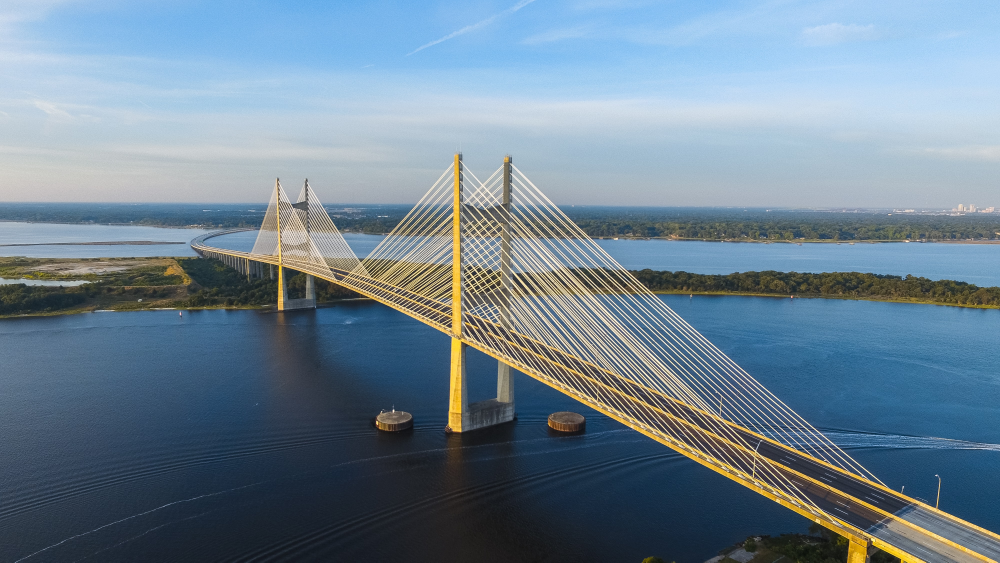
#> input picture bridge.jpg, 4000 x 2250 px (shown at 1/4 size)
$ python test1.py
#> lines starting #> are read from the running program, lines starting #| are printed output that depends on the picture
### src/split_image/split.py
#!/usr/bin/env python
import argparse
import os
import re
from collections import Counter

from PIL import Image


def conditional_print(condition:bool, value, end=None):
    if not condition: return
    print(value, end=end)

def square_image(im: Image, should_quiet=False):
    im_width, im_height = im.size
    mode = im.mode
    min_dimension = min(im_width, im_height)
    max_dimension = max(im_width, im_height)
    conditional_print(not should_quiet, "Resizing image to a square...")
    conditional_print(not should_quiet, "Determining background color...")
    bg_color = determine_bg_color(im)
    conditional_print(not should_quiet, "Background color is... " + str(bg_color))
    im_r = Image.new(
        mode = mode,
        size = (max_dimension, max_dimension),
        color = bg_color
        )
    offset = int((max_dimension - min_dimension) / 2)
    if im_width > im_height:
        im_r.paste(im, (0, offset))
    else:
        im_r.paste(im, (offset, 0))
    return im_r

def extract_tiles(im: Image, col_width: int, row_height: int):
    im_width, im_height = im.size
    cols = im_width / col_width
    rows = im_height / row_height
    if not cols.is_integer(): raise ValueError("column width must be a factor of the total image width")
    if not rows.is_integer(): raise ValueError("row height must be a factor of the total image height")
    rows, cols = int(rows), int(cols)
    outputs = []
    for i in range(0, rows):
        for j in range(0, cols):
            box = (j * col_width, i * row_height, j * col_width +
                   col_width, i * row_height + row_height)
            outputs.append(im.crop(box))
    return outputs

def get_save_params(im, ext):
    """Return extra keyword arguments to preserve the original image's compression quality."""
    params = {}
    if ext.lower() in ('.jpg', '.jpeg'):
        qtables = getattr(im, 'quantization', None)
        if qtables:
            params['qtables'] = qtables
            subsampling = im.info.get('subsampling', -1)
            params['subsampling'] = subsampling
    return params

def split_image(image_path, rows, cols, should_square, should_cleanup, should_quiet=False, output_dir=None):
#> called with image_path = 'bridge.jpg', rows = 2, cols = 2, should_square = True, should_cleanup = False, should_quiet = False
    im = Image.open(image_path)
#> im is the input picture: PIL image 4000x2250 RGB; mean R, G, B 110.6, 131.1, 146.6
    im_width, im_height = im.size
#> im_width = 4000; im_height = 2250
    col_width = int(im_width / cols)
#> col_width = 2000
    row_height = int(im_height / rows)
#> row_height = 1125
    name, ext = os.path.splitext(image_path)
    name = os.path.basename(name)
    if output_dir != None:
        os.makedirs(output_dir, exist_ok=True)
    else:
        output_dir = "./"
    save_params = get_save_params(im, ext)
#> in get_save_params, `qtables = getattr(im, 'quantization', None)`: qtables = 2 items
#> in get_save_params, `subsampling = im.info.get('subsampling', -1)`: subsampling = -1
#> save_params = 2 items
    if should_square:
        im_r = square_image(im, should_quiet)
#> after the loop in determine_bg_color, `for crop_box in [`: edges = 1796000 items
#> in square_image, `bg_color = determine_bg_color(im)`: bg_color = (25, 33, 44, 255)
#> in square_image, `im_r = Image.new( mode = mode, size = (max_dimension, max_dimension), ..`:
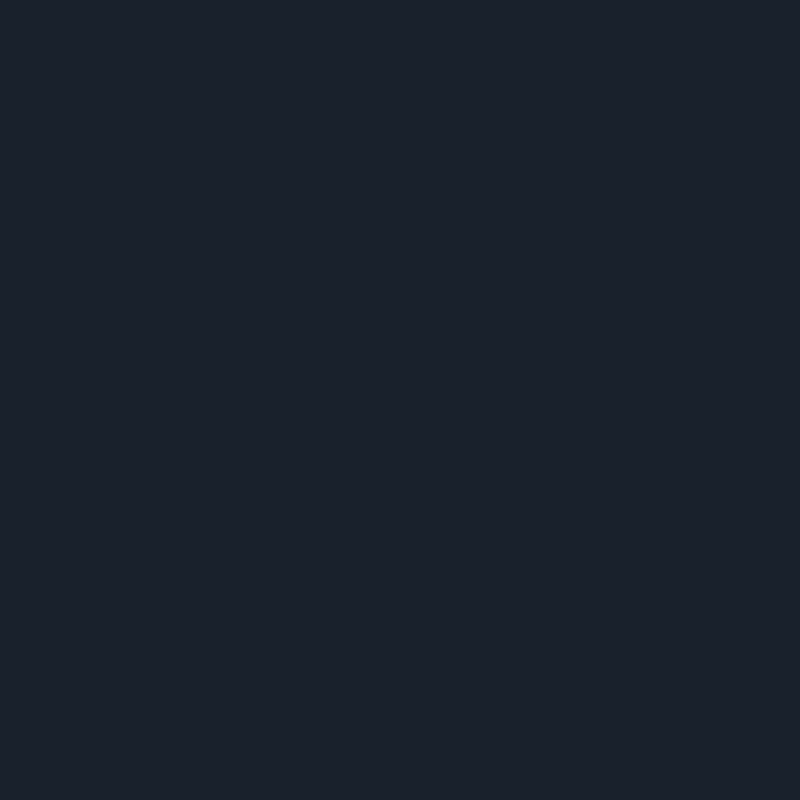
#> im_r: PIL image 4000x4000 RGB (shown at 1/5 size); mean R, G, B 25, 33, 44
#> in square_image, `im_r.paste(im, (0, offset))`:
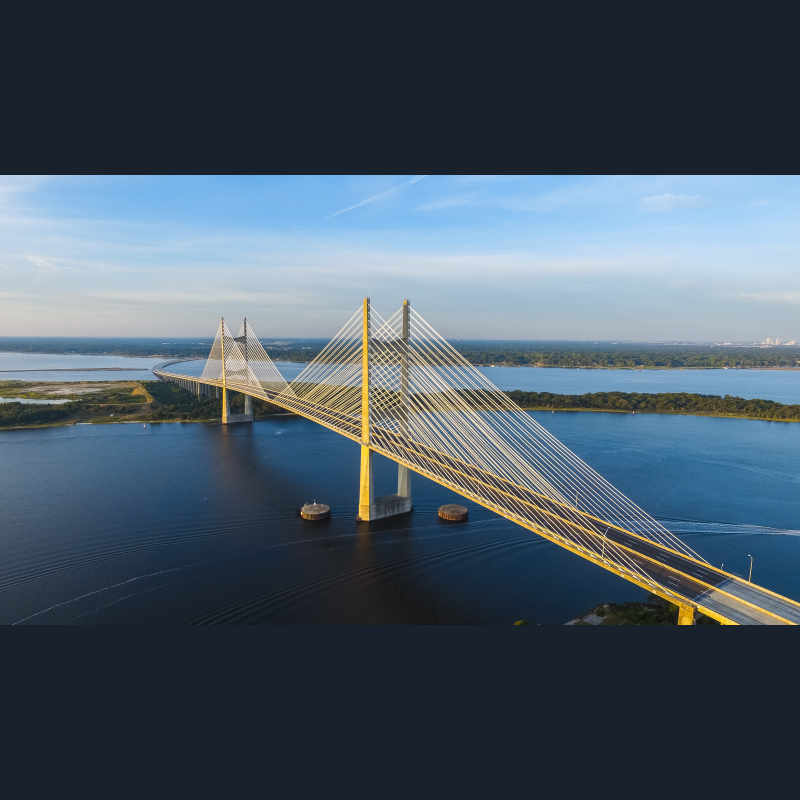
#> im_r: PIL image 4000x4000 RGB (shown at 1/5 size); mean R, G, B 73.2, 88.2, 101.7
        conditional_print(not should_quiet, "Exporting resized image...")
        outp_path = name + "_squared" + ext
        outp_path = os.path.join(output_dir, outp_path)
        im_r.save(outp_path, **save_params) # intermediary file output
        im = im_r
        col_width = int(im.size[0] / cols)
        row_height = int(im.size[1] / rows)
#> row_height = 2000

    outputs = extract_tiles(im, col_width, row_height)
#> after the loop in extract_tiles, `for i in range(0, rows):`: outputs = 4 items
#> outputs = 4 items

    for n, item in enumerate(outputs):
        outp_path = name + "_" + str(n) + ext
        outp_path = os.path.join(output_dir, outp_path)
        conditional_print(not should_quiet, "Exporting image tile: " + outp_path)
        item.save(outp_path, **save_params) # final file outputs
#> this loop made 4 passes
#> outp_path on passes 1 to 4: 'bridge_0.jpg', 'bridge_1.jpg', 'bridge_2.jpg', 'bridge_3.jpg'
#| Exporting image tile: ./bridge_0.jpg
#| Exporting image tile: ./bridge_1.jpg
#| Exporting image tile: ./bridge_2.jpg
#| Exporting image tile: ./bridge_3.jpg
#> pass 1, in split_image, `item.save(outp_path, **save_params)`:
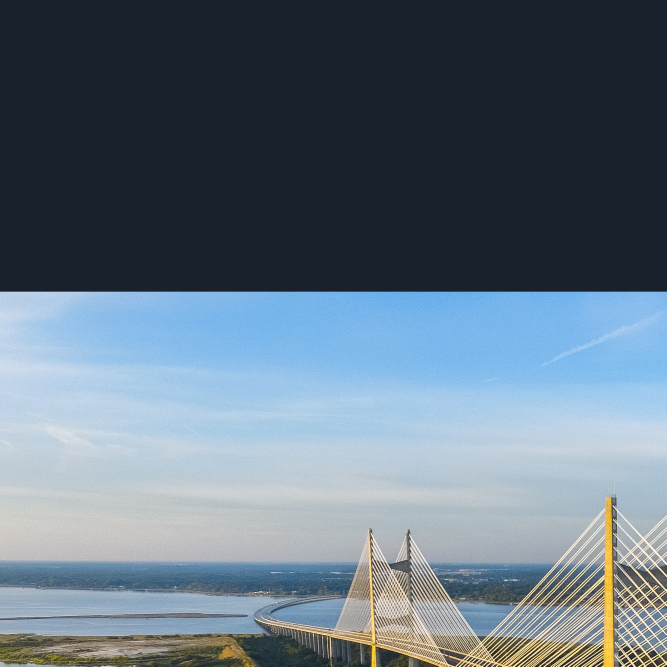
#> saved as bridge_0.jpg: PIL image 2000x2000 RGB (shown at 1/3 size); mean R, G, B 98.8, 115, 129.2
#> pass 2, in split_image, `item.save(outp_path, **save_params)`:
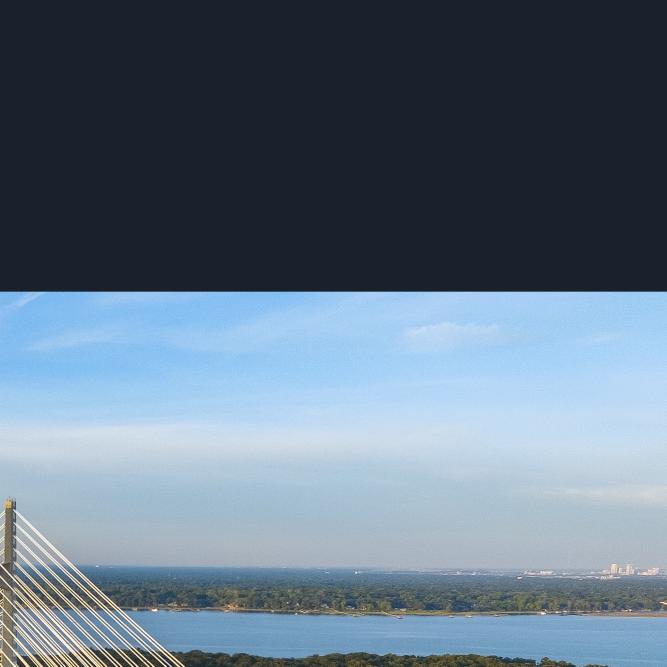
#> saved as bridge_1.jpg: PIL image 2000x2000 RGB (shown at 1/3 size); mean R, G, B 98.5, 117.1, 134.2
    if should_cleanup:
        conditional_print(not should_quiet, "Cleaning up: " + image_path)
        os.remove(image_path)

# [34 lines left out: function reverse_split, not called in this run]

def _get_pixel_data(im):
    """Pixel data as a sequence of (r,g,b,a) tuples. Works on Pillow < 12.1 (getdata) and >= 12.1 (get_flattened_data)."""
    if hasattr(im, "get_flattened_data"):
        return im.get_flattened_data()
    return im.getdata()


def determine_bg_color(im, border_percentage: int = 5):
    if not (0 <= border_percentage <= 100): raise ValueError("border_percentage must be between 0 and 100")
    rgb_im = im.convert('RGBA')
    width, height = im.size
    border_px_width = int(width * border_percentage / 100)
    border_px_height = int(height * border_percentage / 100)
    edges = []
    for crop_box in [
        (0, 0, width, border_px_height),
        (0, 0, border_px_width, height),
        (width - border_px_width, 0, width, height),
        (0, height - border_px_height, width, height),
    ]:
        edges.extend(_get_pixel_data(rgb_im.crop(crop_box)))
    return Counter(edges).most_common(1)[0][0]

# [53 lines left out: function main, not called in this run]


# [2 lines that do not run on import are left out]

### test1.py
from split_image import split_image

split_image("bridge.jpg", 2, 2, True, False)

$ run again, with cat.jpg copied over bridge.jpg
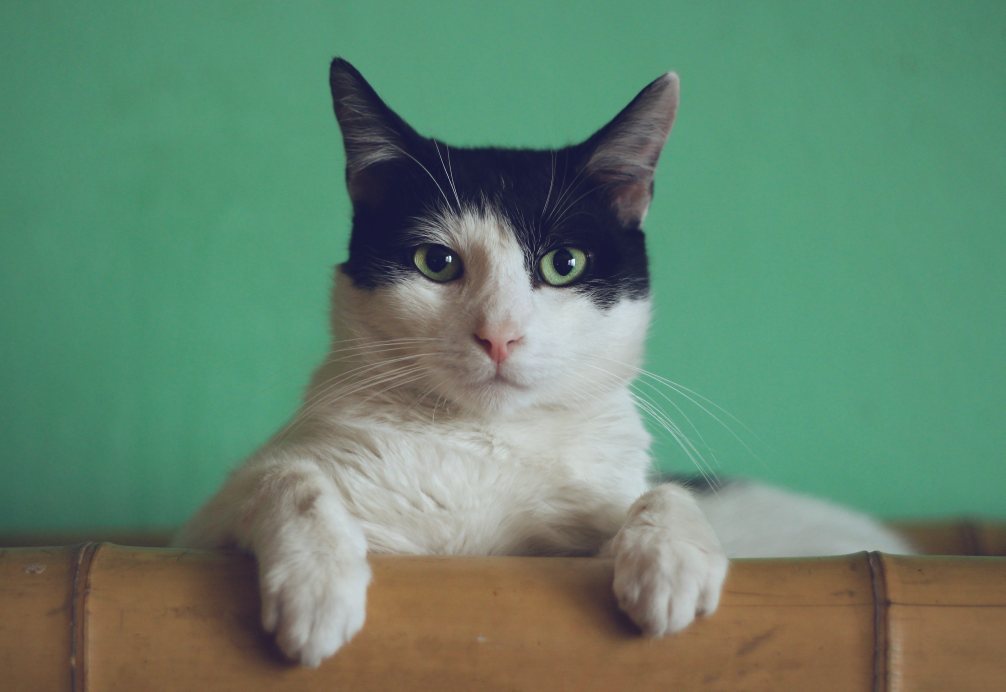
#> input picture cat.jpg, 5026 x 3458 px (shown at 1/5 size)
#> in split_image, im is the input picture: PIL image 5026x3458 RGB; mean R, G, B 100.7, 132.6, 110
#> qtables = 2 items
#> subsampling = -1
#> save_params = 2 items
#> after the loop in determine_bg_color, `for crop_box in [`: edges = 3464860 items
#> bg_color = (85, 152, 119, 255)
#> in square_image, `im_r.paste(im, (0, offset))`:
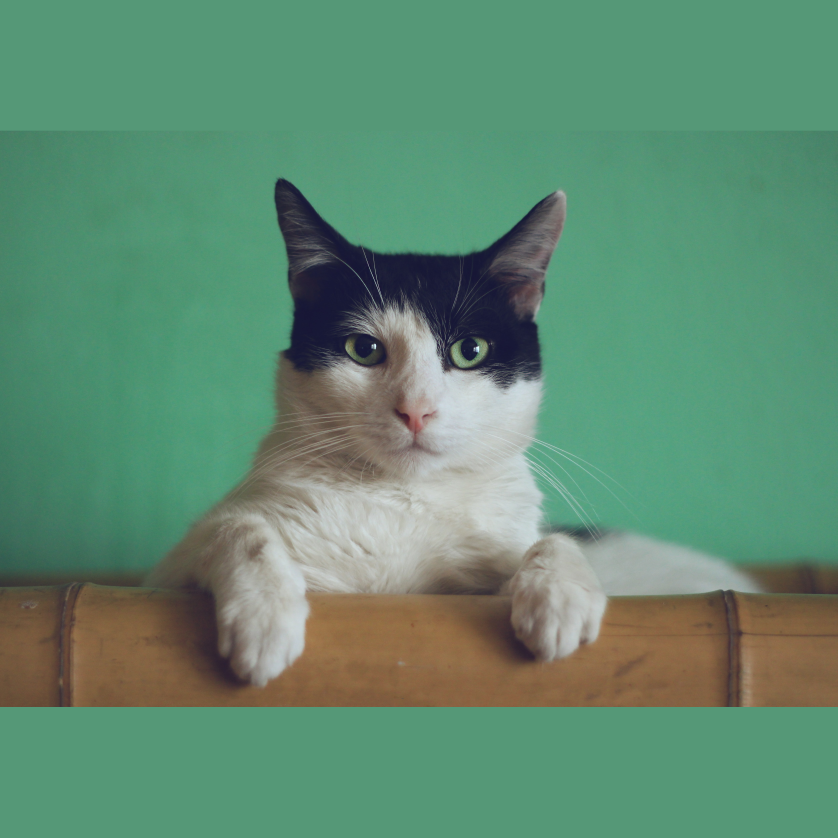
#> im_r: PIL image 5026x5026 RGB (shown at 1/6 size); mean R, G, B 95.8, 138.6, 112.8
#> after the loop in extract_tiles, `for i in range(0, rows):`: outputs = 4 items
#> the loop in split_image, `for n, item in enumerate(outputs):` made 4 passes
#> outp_path on passes 1 to 4: 'bridge_0.jpg', 'bridge_1.jpg', 'bridge_2.jpg', 'bridge_3.jpg'
#> (printed output is left out)
#> pass 2, in split_image, `item.save(outp_path, **save_params)`:
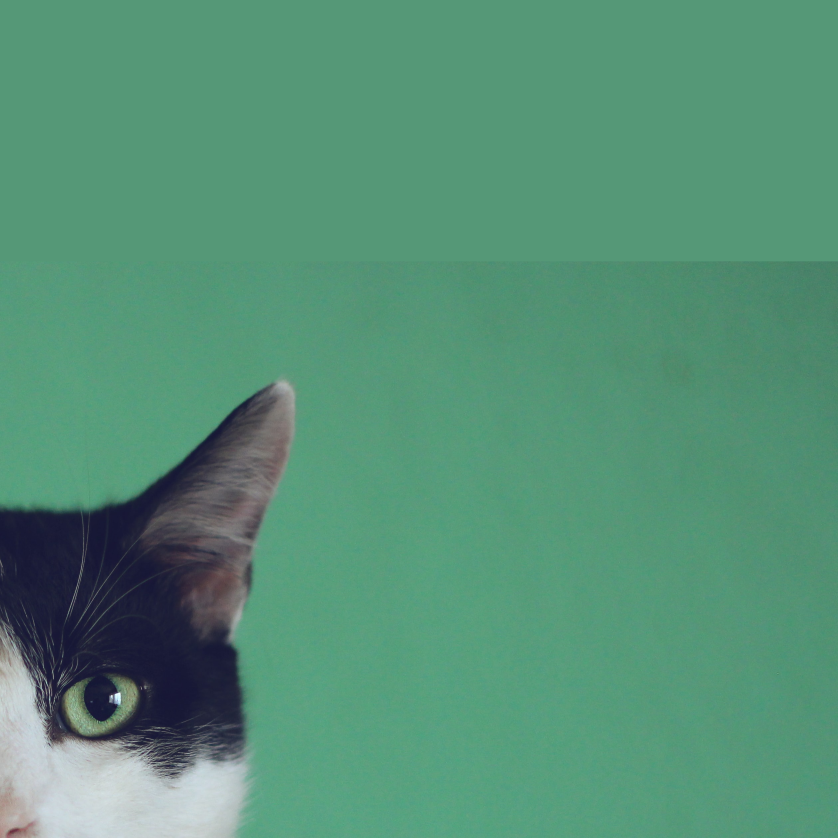
#> saved as bridge_1.jpg: PIL image 2513x2513 RGB (shown at 1/3 size); mean R, G, B 85.6, 144.7, 118.1
